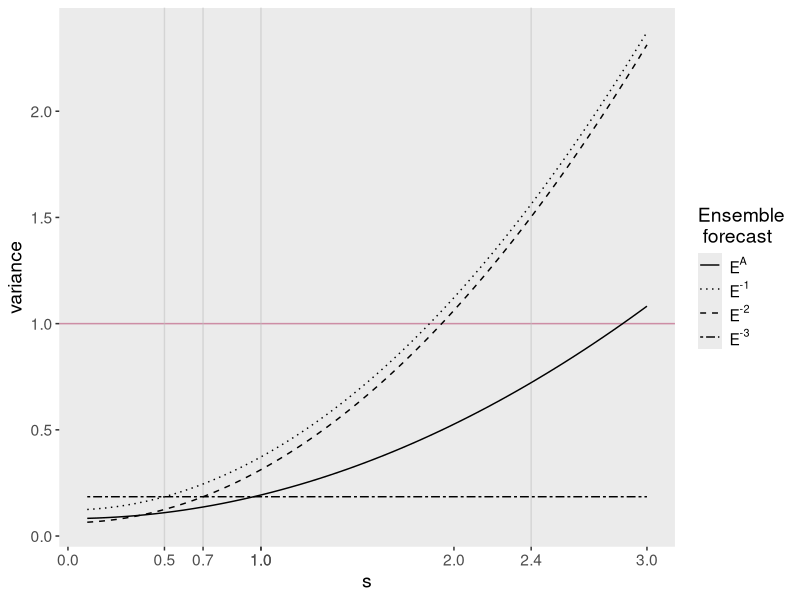

This chart was generated by the following R code:
## ---- chunk 1
knitr::opts_chunk$set(echo = TRUE)
library(ggplot2)
library(tidyverse)
## ---- chunk 2
s = seq(0.1, 3, by =0.05)
E_All = (0.5^2+0.7^2+s^2)/9
E_wo_F1 = (0.7^2+s^2)/4
E_wo_F2 = (0.5^2+s^2)/4
E_wo_F3 = (0.5^2+0.7^2)/4

dispersion <- data.frame(s=s, 
                         E_ALL=round(E_All,4), 
                         E_wo_F1=round(E_wo_F1,4), 
                         E_wo_F2=round(E_wo_F2,4), 
                         E_wo_F3=round(E_wo_F3,4) )

p <- dispersion %>% 
        pivot_longer(cols=2:5, names_to = "Ensemble") %>% 
        ggplot(aes(s, value, group=Ensemble)) +
        geom_hline(yintercept = 1, color = "maroon", alpha=.5) +
        # geom_vline(xintercept = c(0.35,0.5,0.7, 1.3, 2.4), linetype="dotted", color = "blue") +
        # scale_x_continuous(breaks=c(0:3,0.35, 0.5,0.7, 1.3, 2.4)) + 
        geom_vline(xintercept = c(0.5,0.7, 1, 2.4), color = "gray", alpha=.5) +
        geom_line(aes(linetype=Ensemble)) +         
        scale_linetype_manual("Ensemble\n forecast", values=c("solid", "dotted","dashed","twodash"),
                              labels = c(bquote(E^'A'),bquote(E^'-1'),bquote(E^'-2'),bquote(E^'-3'))) +
        scale_x_continuous(breaks=c(0:3,0.5,0.7, 1, 2.4)) + 
        theme(panel.grid.major = element_blank(), panel.grid.minor = element_blank()) +
        labs(y="variance") +
        theme(text = element_text(size=14))

p 
## ---- chunk 3
dispersion %>% filter(E_All>E_wo_F3)
